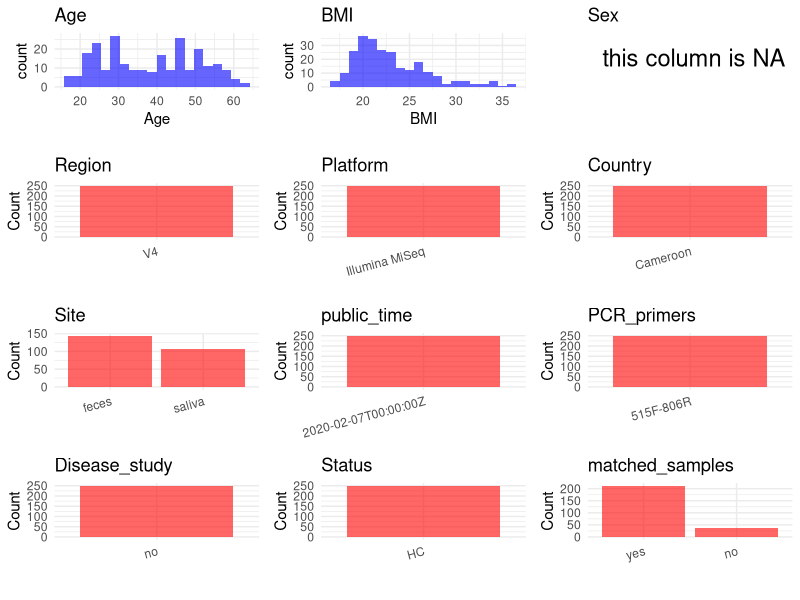

This figure's R source: (Note: this script raises an error after producing the figure.)
## ---- chunk 1
# Load necessary libraries
library(dplyr)
library(ggplot2)
library(cowplot)

# Set working directory
base_dir <- "/home/dongbiao/word_embedding_microbiome/all_data/oral/global-oral-microbiome/data/projects"
project_id <- "PRJEB30836"
setwd(file.path(base_dir, project_id))

# Read the initial metadata files
initial_meta <- read.csv("SraRunTable.csv", header = T)

# Display the first few rows of the metadata
head(initial_meta)
## ---- chunk 2
# Create a uniform metadata dataframe
metadata <- data.frame(
  BioProject = initial_meta$BioProject,
  Run = initial_meta$Run,
  sample_name = initial_meta$host_subject_id,
  Age = initial_meta$host_age,
  Sex = NA,
  BMI = initial_meta$host_body_mass_index,  
  Region = "V4",
  Platform = "Illumina MiSeq",
  Country = initial_meta$geo_loc_name_country,
  Site = gsub(" metagenome", "", initial_meta$host_body_site),
  public_time = initial_meta$ReleaseDate,
  stringsAsFactors = FALSE
)

metadata$Age[metadata$Age > 100] <- NA
metadata$BMI[metadata$BMI > 100] <- NA

# Add age_info and is_time_series (standard template columns)
metadata$age_info <- "18-65"
metadata$is_time_series <- "no"
## ---- chunk 3
# Add information obtained from the publication
metadata$PCR_primers <- "515F-806R"
metadata$title <- "Response of the human gut and saliva microbiome to urbanization in Cameroon"
metadata$Disease_study <- "no"

metadata$Status <- "HC"

# Check initial data distribution
cat("Initial sample distribution:\n")
table(metadata$sample_name)
table(metadata$Site)

# Calculate sampling frequency per subject
sample_counts <- table(metadata$sample_name)
cat("\nNumber of samples per subject:\n")
print(sample_counts)

# Create matched_samples column based on whether subjects have multiple samples
metadata$matched_samples <- ifelse(
  ave(metadata$sample_name, metadata$sample_name, FUN = length) > 1,
  "yes",
  "no"
)
## ---- chunk 4
# Check the number of unique runs and sample names
print(paste("Number of unique runs:", length(unique(metadata$Run))))
print(paste("Number of unique sample names:", length(unique(metadata$sample_name))))
## ---- chunk 5
# Select columns for visualization
plot_data <- metadata %>%
  select(-BioProject, -Run, -sample_name, -title)

# Function to create simple plots for each column
create_simple_plots <- function(data) {
  plots <- list()
  
  for (col in colnames(data)) {
    # Check if the column is all NA
    if (all(is.na(data[[col]]))) {
      # Create an empty plot with text indicating all NA
      p <- ggplot() +
        annotate("text", x = 0.5, y = 0.5, label = "this column is NA", size = 6) +
        labs(title = col) +
        theme_void()
    } else if (is.numeric(data[[col]])) {
      # Numeric variable: histogram
      p <- ggplot(data, aes(x = .data[[col]])) +
        geom_histogram(fill = "blue", alpha = 0.6, bins = 20, na.rm = TRUE) +
        labs(title = col) +
        theme_minimal()
    } else {
      # Categorical variable: bar plot (remove NA values)
      count_data <- as.data.frame(table(data[[col]], useNA = "ifany"))
      p <- ggplot(count_data, aes(x = reorder(Var1, -Freq), y = Freq)) +
        geom_col(fill = "red", alpha = 0.6) +
        labs(title = col, x = NULL, y = "Count") +
        theme_minimal() +
        theme(axis.text.x = element_text(angle = 15, hjust = 1))
    }
    plots[[col]] <- p
  }
  
  return(plots)
}

# Generate and arrange plots
plots <- create_simple_plots(plot_data)
p<-plot_grid(plots$Age, 
          plots$BMI, 
          plots$Sex, 
          plots$Region, 
          plots$Platform, 
          plots$Country, 
          plots$Site,
          plots$public_time, 
          plots$PCR_primers,
          plots$Disease_study,
          plots$Status,
          plots$matched_samples,# add 
          ncol = 3, align = "hv", axis = "lb")
ggsave("Metadata_Summary.png", plot = p, width = 8, height = 6, dpi = 150)
## ---- chunk 6
knitr::include_graphics("Metadata_Summary.png")
## ---- chunk 7
# Reorder columns to match the desired format
metadata <- metadata[, c(
  "BioProject", "Run", "sample_name", "Age", "BMI", "Sex",
  "Region", "Platform", "Country", "Site", "public_time",
  "PCR_primers", "title", "Disease_study", "Status", "matched_samples",
  "age_info", "is_time_series"
)]

# Export the uniform metadata to a CSV file
write.csv(metadata, file = "metadata.csv", quote = TRUE)
head(metadata)
